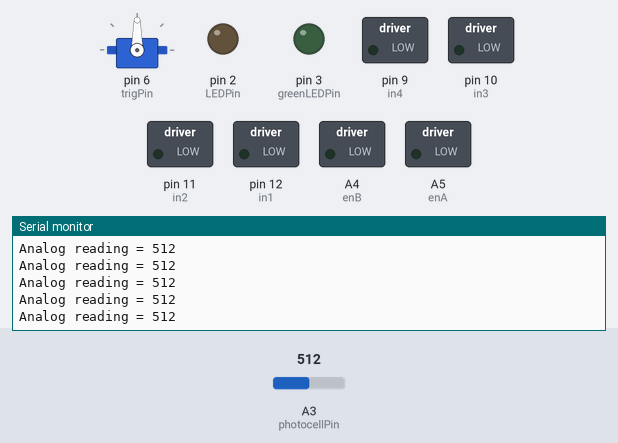
Recording of a sketch running on a simulated Arduino Uno, built with avr-gcc and run on an emulated ATmega328P. Shown: servo, switched loads named in the sketch (green lamp = pin HIGH), output pins drawn as LEDs (lit = HIGH), the last lines printed to the serial monitor. The test bench sets the inputs (shaded band); at power-on: A3 (photocellPin) = 512.

Above: at 1.2 s.
1.3 s: A3 (photocellPin) set to 105
At 2.3 s:
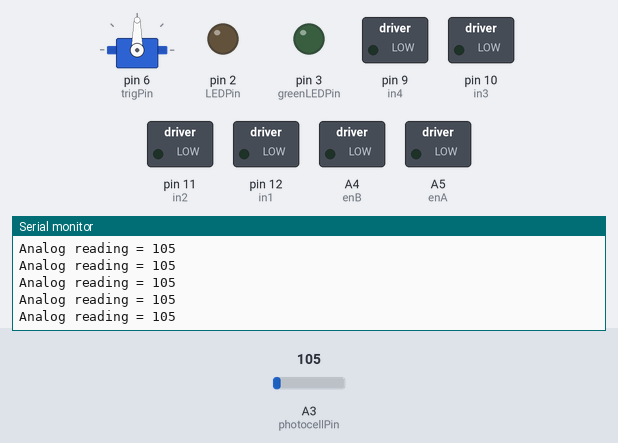
2.8 s: A3 (photocellPin) set to 95
At 3.7 s:
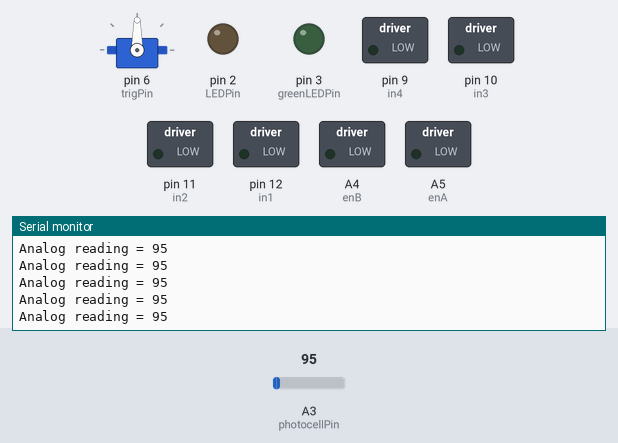
Timing chart, 0 to 5.8 s (numbered marks = the images above; inputs shaded):
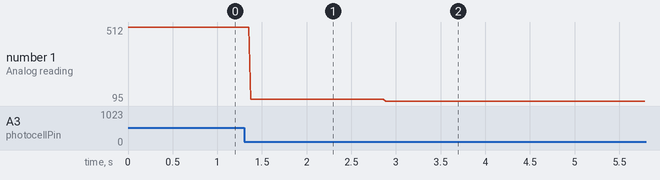

Measured:
- after the input at 1.3 s, the serial monitor: prints a new line after 0.07 s (image 1)
- after the input at 2.8 s, the serial monitor: prints a new line after 0.08 s (image 2)
- plotted number 1: 512 → 105 after the input at 1.3 s, 105 → 95 after the input at 2.8 s

The sketch:

test1.ino
```cpp
#include <Servo.h>
#include <Arduino.h>

#define echoPin 7 // broche Echo
#define trigPin 6 // broche Trigger (declenchement)
#define LEDPin 2 // LED de la carte Ardiono (branché sur la broche 13)
#define greenLEDPin 3 // LED de la carte Ardiono (branché sur la broche 13)

int maximumRange = 50; // distance Maximale acceptée (en cm)
int minimumRange = 10;   // distance Minimale acceptée (en cm)
long duration, distance; // Durée utilisé pour calculer la distance
Servo monServo;

int photocellPin = 3; // the cell and 10K pulldown are connected to a0
int photocellReading; // the analog reading from the analog resistor divider


// Motor A connections
int enA = A5;
int in1 = 12;
int in2 = 11;
// Motor B connections
int enB = A4;
int in3 = 10;
int in4 = 9;

bool watch = false;

void setup() {
  // Activer la communication série
  Serial.begin (9600);
  // Activer les broches
  pinMode(trigPin, OUTPUT);
  pinMode(echoPin, INPUT);
  pinMode(LEDPin, OUTPUT); // activer la LED sur la carte (si nécessaire)
  pinMode(greenLEDPin, OUTPUT); // activer la LED sur la carte (si nécessaire)
  monServo.attach(6);
  // Set all the motor control pins to outputs
  pinMode(enA, OUTPUT);
  pinMode(enB, OUTPUT);
  pinMode(in1, OUTPUT);
  pinMode(in2, OUTPUT);
  pinMode(in3, OUTPUT);
  pinMode(in4, OUTPUT);

  // Turn off motors - Initial state
  digitalWrite(in1, LOW);
  digitalWrite(in2, LOW);
  digitalWrite(in3, LOW);
  digitalWrite(in4, LOW);


}
bool looker() {

  // Envoi une impulsion de 10 micro seconde sur la broche "trigger"
  digitalWrite(trigPin, LOW);
  delayMicroseconds(2);

  digitalWrite(trigPin, HIGH);
  delayMicroseconds(10);

  digitalWrite(trigPin, LOW);

  // Attend que la broche Echo passe au niveau HAUT
  // retourne la durée
  duration = pulseIn(echoPin, HIGH);

  //Calculer la distance (en cm, basé sur la vitesse du son).
  distance = duration / 58.2;


  // Si la distance mesurée est HORS des valeurs acceptables
  if (distance <= minimumRange) {
    /* Envoyer une valeur négative sur la liaison série.
       Activer la LED pour indiquer que l'erreur */
   // Serial.println("trop court");
    return false;
  }
  else if (distance >= maximumRange ) {
   // Serial.println("trop long");
    return false;
  }

  else {
    /* Envoyer la distance vers l'ordinateur via liaison série.
       Eteindre la LED pour indiquer une lecture correcte. */
    Serial.println(distance);
    return true;

  }

  //Attendre 50ms avant d'effectuer la lecture suivante.
  delay(50);
}

void speedControl() {
  // Turn on motors
  digitalWrite(in1, LOW);
  digitalWrite(in2, HIGH);
  digitalWrite(in3, LOW);
  digitalWrite(in4, HIGH);
  // Accelerate from zero to maximum speed
  for (int i = 0; i < 256; i++) {
    analogWrite(enA, i);
    analogWrite(enB, i);
    //    delay(20);
  }

  // Decelerate from maximum speed to zero
  for (int i = 255; i >= 0; --i) {
    analogWrite(enA, i);
    analogWrite(enB, i);
    //    delay(20);
  }

  // Now turn off motors
  digitalWrite(in1, LOW);
  digitalWrite(in2, LOW);
  digitalWrite(in3, LOW);
  digitalWrite(in4, LOW);
}
void directionControl() {
  // Set motors to maximum speed
  // For PWM maximum possible values are 0 to 255
  analogWrite(enA, 255);
  analogWrite(enB, 255);

  // Turn on motor A & B
  digitalWrite(in1, HIGH);
  digitalWrite(in2, LOW);
  digitalWrite(in3, HIGH);
  digitalWrite(in4, LOW);
  //  delay(2000);

  // Now change motor directions
  digitalWrite(in1, LOW);
  digitalWrite(in2, HIGH);
  digitalWrite(in3, LOW);
  digitalWrite(in4, HIGH);
  //  delay(2000);

  // Turn off motors
  digitalWrite(in1, LOW);
  digitalWrite(in2, LOW);
  digitalWrite(in3, LOW);
  digitalWrite(in4, LOW);
}

void servoControl() {

  for (int position = 0; position <= 180; position ++) { // on crée une variable position qui prend des valeurs entre 0 à 180 degrés
    monServo.write(position);  // le bras du servomoteur prend la position de la variable position
    delay(0);  // on attend 15 millisecondes

  }

  for (int position = 180; position >= 0; position --) { // cette fois la variable position passe de 180 à 0°
    monServo.write(position);  // le bras du servomoteur prend la position de la variable position
    delay(0);  // le bras du servomoteur prend la position de la variable position

  }
}
void loop() {
  // put your main code here, to run repeatedly:
  // servoControl();JB
  //watch = looker();
  /*if (looker() == false) {
    digitalWrite(LEDPin, HIGH);
    digitalWrite(greenLEDPin, LOW);
    directionControl();

  } else {

    digitalWrite(LEDPin, LOW);
    digitalWrite(greenLEDPin, HIGH);
    speedControl();
  }*/

  photocellReading = analogRead(photocellPin);
  Serial.print("Analog reading = ");
  Serial.println(photocellReading); // the raw analog reading


}
```
